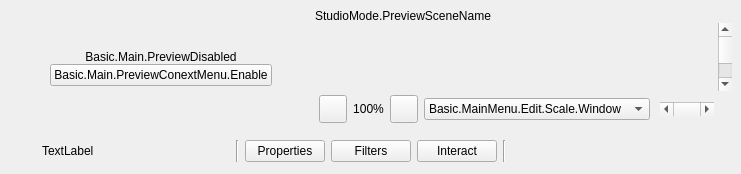
  <widget class="QWidget" name="centralwidget">
   <layout class="QVBoxLayout" name="verticalLayout">
    <property name="spacing">
     <number>8</number>
    </property>
    <property name="leftMargin">
     <number>8</number>
    </property>
    <property name="topMargin">
     <number>8</number>
    </property>
    <property name="rightMargin">
     <number>8</number>
    </property>
    <property name="bottomMargin">
     <number>8</number>
    </property>
    <item>
     <widget class="QWidget" name="canvasEditor">
      <layout class="QHBoxLayout" name="previewLayout">
       <property name="spacing">
        <number>2</number>
       </property>
       <property name="leftMargin">
        <number>1</number>
       </property>
       <property name="topMargin">
        <number>1</number>
       </property>
       <property name="rightMargin">
        <number>1</number>
       </property>
       <property name="bottomMargin">
        <number>1</number>
       </property>
       <item>
        <widget class="QFrame" name="previewDisabledWidget">
         <property name="sizePolicy">
          <sizepolicy hsizetype="Expanding" vsizetype="Expanding">
           <horstretch>0</horstretch>
           <verstretch>0</verstretch>
          </sizepolicy>
         </property>
         <layout class="QVBoxLayout" name="verticalLayout_7">
          <property name="spacing">
           <number>0</number>
          </property>
          <property name="leftMargin">
           <number>1</number>
          </property>
          <property name="topMargin">
           <number>1</number>
          </property>
          <property name="rightMargin">
           <number>1</number>
          </property>
          <property name="bottomMargin">
           <number>1</number>
          </property>
          <item>
           <spacer name="verticalSpacer_2">
            <property name="orientation">
             <enum>Qt::Orientation::Vertical</enum>
            </property>
            <property name="sizeHint" stdset="0">
             <size>
              <width>20</width>
              <height>40</height>
             </size>
            </property>
           </spacer>
          </item>
          <item>
           <widget class="QLabel" name="label">
            <property name="sizePolicy">
             <sizepolicy hsizetype="Preferred" vsizetype="Preferred">
              <horstretch>0</horstretch>
              <verstretch>0</verstretch>
             </sizepolicy>
            </property>
            <property name="text">
             <string>Basic.Main.PreviewDisabled</string>
            </property>
            <property name="alignment">
             <set>Qt::AlignmentFlag::AlignCenter</set>
            </property>
           </widget>
          </item>
          <item>
           <layout class="QHBoxLayout" name="horizontalLayout">
            <item>
             <spacer name="horizontalSpacer_2">
              <property name="orientation">
               <enum>Qt::Orientation::Horizontal</enum>
              </property>
              <property name="sizeHint" stdset="0">
               <size>
                <width>40</width>
                <height>20</height>
               </size>
              </property>
             </spacer>
            </item>
            <item>
             <widget class="QPushButton" name="enablePreviewButton">
              <property name="text">
               <string>Basic.Main.PreviewConextMenu.Enable</string>
              </property>
             </widget>
            </item>
            <item>
             <spacer name="horizontalSpacer_3">
              <property name="orientation">
               <enum>Qt::Orientation::Horizontal</enum>
              </property>
              <property name="sizeHint" stdset="0">
               <size>
                <width>40</width>
                <height>20</height>
               </size>
              </property>
             </spacer>
            </item>
           </layout>
          </item>
          <item>
           <spacer name="verticalSpacer_3">
            <property name="orientation">
             <enum>Qt::Orientation::Vertical</enum>
            </property>
            <property name="sizeHint" stdset="0">
             <size>
              <width>20</width>
              <height>40</height>
             </size>
            </property>
           </spacer>
          </item>
         </layout>
        </widget>
       </item>
       <item>
        <widget class="QWidget" name="previewContainer">
         <layout class="QVBoxLayout" name="previewTextLayout">
          <property name="spacing">
           <number>0</number>
          </property>
          <property name="leftMargin">
           <number>0</number>
          </property>
          <property name="topMargin">
           <number>0</number>
          </property>
          <property name="rightMargin">
           <number>0</number>
          </property>
          <property name="bottomMargin">
           <number>0</number>
          </property>
          <item>
           <widget class="QLabel" name="previewLabel">
            <property name="sizePolicy">
             <sizepolicy hsizetype="Ignored" vsizetype="Preferred">
              <horstretch>0</horstretch>
              <verstretch>0</verstretch>
             </sizepolicy>
            </property>
            <property name="text">
             <string>StudioMode.PreviewSceneName</string>
            </property>
            <property name="alignment">
             <set>Qt::AlignmentFlag::AlignLeading|Qt::AlignmentFlag::AlignLeft|Qt::AlignmentFlag::AlignVCenter</set>
            </property>
            <property name="class" stdset="0">
             <string>label-preview-title</string>
            </property>
           </widget>
          </item>
          <item>
           <layout class="QGridLayout" name="gridLayout">
            <property name="spacing">
             <number>0</number>
            </property>
            <item row="1" column="0" colspan="2">
             <widget class="OBSBasicPreview" name="preview" native="true">
              <property name="sizePolicy">
               <sizepolicy hsizetype="Expanding" vsizetype="Expanding">
                <horstretch>0</horstretch>
                <verstretch>0</verstretch>
               </sizepolicy>
              </property>
              <property name="minimumSize">
               <size>
                <width>32</width>
                <height>32</height>
               </size>
              </property>
              <property name="focusPolicy">
               <enum>Qt::FocusPolicy::ClickFocus</enum>
              </property>
              <property name="contextMenuPolicy">
               <enum>Qt::ContextMenuPolicy::CustomContextMenu</enum>
              </property>
              <addaction name="actionRemoveSource"/>
             </widget>
            </item>
            <item row="2" column="1">
             <widget class="QWidget" name="previewXContainer">
              <layout class="QHBoxLayout" name="horizontalLayout_7">
               <property name="spacing">
                <number>6</number>
               </property>
               <property name="leftMargin">
                <number>4</number>
               </property>
               <property name="topMargin">
                <number>4</number>
               </property>
               <property name="rightMargin">
                <number>4</number>
               </property>
               <property name="bottomMargin">
                <number>4</number>
               </property>
               <item>
                <widget class="QPushButton" name="previewZoomOutButton">
                 <property name="sizePolicy">
                  <sizepolicy hsizetype="Fixed" vsizetype="Fixed">
                   <horstretch>0</horstretch>
                   <verstretch>0</verstretch>
                  </sizepolicy>
                 </property>
                 <property name="minimumSize">
                  <size>
                   <width>28</width>
                   <height>28</height>
                  </size>
                 </property>
                 <property name="maximumSize">
                  <size>
                   <width>28</width>
                   <height>28</height>
                  </size>
                 </property>
                 <property name="toolTip">
                  <string>Basic.MainMenu.Edit.Scale.ZoomOut</string>
                 </property>
                 <property name="accessibleName">
                  <string>Basic.MainMenu.Edit.Scale.ZoomOut</string>
                 </property>
                 <property name="text">
                  <string/>
                 </property>
                 <property name="icon">
                  <iconset resource="obs.qrc">
                   <normaloff>:/res/images/minus.svg</normaloff>:/res/images/minus.svg</iconset>
                 </property>
                 <property name="iconSize">
                  <size>
                   <width>16</width>
                   <height>16</height>
                  </size>
                 </property>
                 <property name="toolButton" stdset="0">
                  <bool>true</bool>
                 </property>
                 <property name="class" stdset="0">
                  <string>icon-minus</string>
                 </property>
                </widget>
               </item>
               <item>
                <widget class="OBSPreviewScalingLabel" name="previewScalePercent">
                 <property name="text">
                  <string>100%</string>
                 </property>
                 <property name="alignment">
                  <set>Qt::AlignmentFlag::AlignCenter</set>
                 </property>
                </widget>
               </item>
               <item>
                <widget class="QPushButton" name="previewZoomInButton">
                 <property name="sizePolicy">
                  <sizepolicy hsizetype="Fixed" vsizetype="Fixed">
                   <horstretch>0</horstretch>
                   <verstretch>0</verstretch>
                  </sizepolicy>
                 </property>
                 <property name="minimumSize">
                  <size>
                   <width>28</width>
                   <height>28</height>
                  </size>
                 </property>
                 <property name="maximumSize">
                  <size>
                   <width>28</width>
                   <height>28</height>
                  </size>
                 </property>
                 <property name="toolTip">
                  <string>Basic.MainMenu.Edit.Scale.ZoomIn</string>
                 </property>
                 <property name="accessibleName">
                  <string>Basic.MainMenu.Edit.Scale.ZoomIn</string>
                 </property>
                 <property name="text">
                  <string/>
                 </property>
                 <property name="icon">
                  <iconset resource="obs.qrc">
                   <normaloff>:/res/images/plus.svg</normaloff>:/res/images/plus.svg</iconset>
                 </property>
                 <property name="iconSize">
                  <size>
                   <width>16</width>
                   <height>16</height>
                  </size>
                 </property>
                 <property name="toolButton" stdset="0">
                  <bool>true</bool>
                 </property>
                 <property name="class" stdset="0">
                  <string>icon-plus</string>
                 </property>
                </widget>
               </item>
               <item>
                <widget class="OBSPreviewScalingComboBox" name="previewScalingMode">
                 <item>
                  <property name="text">
                   <string>Basic.MainMenu.Edit.Scale.Window</string>
                  </property>
                 </item>
                 <item>
                  <property name="text">
                   <string>Basic.MainMenu.Edit.Scale.Canvas</string>
                  </property>
                 </item>
                </widget>
               </item>
               <item>
                <spacer name="horizontalSpacer_5">
                 <property name="orientation">
                  <enum>Qt::Orientation::Horizontal</enum>
                 </property>
                 <property name="sizeType">
                  <enum>QSizePolicy::Policy::Expanding</enum>
                 </property>
                 <property name="sizeHint" stdset="0">
                  <size>
                   <width>4</width>
                   <height>0</height>
                  </size>
                 </property>
                </spacer>
               </item>
               <item>
                <widget class="QScrollBar" name="previewXScrollBar">
                 <property name="sizePolicy">
                  <sizepolicy hsizetype="MinimumExpanding" vsizetype="Fixed">
                   <horstretch>0</horstretch>
                   <verstretch>0</verstretch>
                  </sizepolicy>
                 </property>
                 <property name="minimum">
                  <number>-200</number>
                 </property>
                 <property name="maximum">
                  <number>200</number>
                 </property>
                 <property name="singleStep">
                  <number>10</number>
                 </property>
                 <property name="pageStep">
                  <number>100</number>
                 </property>
                 <property name="orientation">
                  <enum>Qt::Orientation::Horizontal</enum>
                 </property>
                </widget>
               </item>
              </layout>
             </widget>
            </item>
            <item row="1" column="2">
             <widget class="QScrollBar" name="previewYScrollBar">
              <property name="orientation">
               <enum>Qt::Orientation::Vertical</enum>
              </property>
             </widget>
            </item>
           </layout>
          </item>
         </layout>
        </widget>
       </item>
      </layout>
     </widget>
    </item>
    <item>
     <widget class="QFrame" name="contextContainer">
      <property name="sizePolicy">
       <sizepolicy hsizetype="Preferred" vsizetype="Preferred">
        <horstretch>0</horstretch>
        <verstretch>0</verstretch>
       </sizepolicy>
      </property>
      <property name="minimumSize">
       <size>
        <width>0</width>
        <height>0</height>
       </size>
      </property>
      <layout class="QHBoxLayout" name="horizontalLayout9">
       <property name="spacing">
        <number>6</number>
       </property>
       <property name="sizeConstraint">
        <enum>QLayout::SizeConstraint::SetDefaultConstraint</enum>
       </property>
       <property name="leftMargin">
        <number>6</number>
       </property>
       <property name="topMargin">
        <number>4</number>
       </property>
       <property name="rightMargin">
        <number>6</number>
       </property>
       <property name="bottomMargin">
        <number>4</number>
       </property>
       <item>
        <widget class="QFrame" name="contextSubContainer">
         <property name="sizePolicy">
          <sizepolicy hsizetype="Preferred" vsizetype="Preferred">
           <horstretch>0</horstretch>
           <verstretch>0</verstretch>
          </sizepolicy>
         </property>
         <property name="minimumSize">
          <size>
           <width>0</width>
           <height>0</height>
          </size>
         </property>
         <layout class="QHBoxLayout" name="horizontalLayout_5">
          <property name="spacing">
           <number>6</number>
          </property>
          <property name="leftMargin">
           <number>0</number>
          </property>
          <property name="topMargin">
           <number>0</number>
          </property>
          <property name="rightMargin">
           <number>0</number>
          </property>
          <property name="bottomMargin">
           <number>0</number>
          </property>
          <item>
           <widget class="QLabel" name="contextSourceIcon">
            <property name="sizePolicy">
             <sizepolicy hsizetype="Fixed" vsizetype="Fixed">
              <horstretch>0</horstretch>
              <verstretch>0</verstretch>
             </sizepolicy>
            </property>
            <property name="minimumSize">
             <size>
              <width>22</width>
              <height>22</height>
             </size>
            </property>
            <property name="maximumSize">
             <size>
              <width>22</width>
              <height>22</height>
             </size>
            </property>
            <property name="text">
             <string/>
            </property>
           </widget>
          </item>
          <item>
           <widget class="QLabel" name="contextSourceLabel">
            <property name="sizePolicy">
             <sizepolicy hsizetype="Preferred" vsizetype="Fixed">
              <horstretch>0</horstretch>
              <verstretch>0</verstretch>
             </sizepolicy>
            </property>
            <property name="minimumSize">
             <size>
              <width>160</width>
              <height>22</height>
             </size>
            </property>
            <property name="maximumSize">
             <size>
              <width>160</width>
              <height>22</height>
             </size>
            </property>
            <property name="text">
             <string>TextLabel</string>
            </property>
           </widget>
          </item>
          <item>
           <widget class="QLabel" name="contextSourceIconSpacer">
            <property name="sizePolicy">
             <sizepolicy hsizetype="Fixed" vsizetype="Fixed">
              <horstretch>0</horstretch>
              <verstretch>0</verstretch>
             </sizepolicy>
            </property>
            <property name="minimumSize">
             <size>
              <width>22</width>
              <height>22</height>
             </size>
            </property>
            <property name="maximumSize">
             <size>
              <width>22</width>
              <height>22</height>
             </size>
            </property>
            <property name="text">
             <string/>
            </property>
           </widget>
          </item>
          <item>
           <widget class="Line" name="line_3">
            <property name="orientation">
             <enum>Qt::Orientation::Vertical</enum>
            </property>
           </widget>
          </item>
          <item>
           <widget class="QPushButton" name="sourcePropertiesButton">
            <property name="sizePolicy">
             <sizepolicy hsizetype="Minimum" vsizetype="Fixed">
              <horstretch>0</horstretch>
              <verstretch>0</verstretch>
             </sizepolicy>
            </property>
            <property name="minimumSize">
             <size>
              <width>0</width>
              <height>22</height>
             </size>
            </property>
            <property name="toolTip">
             <string>SourceProperties</string>
            </property>
            <property name="text">
             <string>Properties</string>
            </property>
            <property name="icon">
             <iconset resource="obs.qrc">
              <normaloff>:/settings/images/settings/general.svg</normaloff>:/settings/images/settings/general.svg</iconset>
            </property>
            <property name="flat">
             <bool>false</bool>
            </property>
           </widget>
          </item>
          <item>
           <widget class="QPushButton" name="sourceFiltersButton">
            <property name="minimumSize">
             <size>
              <width>0</width>
              <height>22</height>
             </size>
            </property>
            <property name="toolTip">
             <string>SourceFilters</string>
            </property>
            <property name="text">
             <string>Filters</string>
            </property>
            <property name="icon">
             <iconset resource="obs.qrc">
              <normaloff>:/res/images/filter.svg</normaloff>:/res/images/filter.svg</iconset>
            </property>
            <property name="flat">
             <bool>false</bool>
            </property>
           </widget>
          </item>
          <item>
           <widget class="QPushButton" name="sourceInteractButton">
            <property name="minimumSize">
             <size>
              <width>0</width>
              <height>22</height>
             </size>
            </property>
            <property name="toolTip">
             <string>Interact</string>
            </property>
            <property name="text">
             <string>Interact</string>
            </property>
            <property name="icon">
             <iconset resource="obs.qrc">
              <normaloff>:/res/images/interact.svg</normaloff>:/res/images/interact.svg</iconset>
            </property>
            <property name="flat">
             <bool>false</bool>
            </property>
            <property name="class" stdset="0">
             <string notr="true">icon-touch</string>
            </property>
           </widget>
          </item>
          <item>
           <widget class="Line" name="line">
            <property name="orientation">
             <enum>Qt::Orientation::Vertical</enum>
            </property>
           </widget>
          </item>
         </layout>
        </widget>
       </item>
       <item>
        <widget class="QFrame" name="emptySpace">
         <property name="sizePolicy">
          <sizepolicy hsizetype="Expanding" vsizetype="Minimum">
           <horstretch>0</horstretch>
           <verstretch>0</verstretch>
          </sizepolicy>
         </property>
         <property name="minimumSize">
          <size>
           <width>0</width>
           <height>22</height>
          </size>
         </property>
         <layout class="QHBoxLayout" name="horizontalLayout_6">
          <property name="spacing">
           <number>0</number>
          </property>
          <property name="leftMargin">
           <number>0</number>
          </property>
          <property name="topMargin">
           <number>0</number>
          </property>
          <property name="rightMargin">
           <number>0</number>
          </property>
          <property name="bottomMargin">
           <number>0</number>
          </property>
         </layout>
        </widget>
       </item>
      </layout>
     </widget>
    </item>
   </layout>
  </widget>
